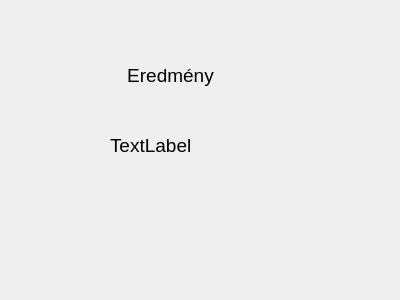
<?xml version="1.0" encoding="UTF-8"?>
<ui version="4.0">
 <class>ResultForm</class>
 <widget class="QWidget" name="ResultForm">
  <property name="geometry">
   <rect>
    <x>0</x>
    <y>0</y>
    <width>400</width>
    <height>300</height>
   </rect>
  </property>
  <property name="font">
   <font>
    <pointsize>14</pointsize>
   </font>
  </property>
  <property name="windowTitle">
   <string>Form</string>
  </property>
  <widget class="QLabel" name="labelEredmeny">
   <property name="geometry">
    <rect>
     <x>110</x>
     <y>60</y>
     <width>121</width>
     <height>31</height>
    </rect>
   </property>
   <property name="text">
    <string>Eredmény</string>
   </property>
   <property name="alignment">
    <set>Qt::AlignmentFlag::AlignCenter</set>
   </property>
  </widget>
  <widget class="QLabel" name="labelKiiras">
   <property name="geometry">
    <rect>
     <x>110</x>
     <y>130</y>
     <width>91</width>
     <height>31</height>
    </rect>
   </property>
   <property name="text">
    <string>TextLabel</string>
   </property>
  </widget>
 </widget>
 <resources/>
 <connections/>
</ui>
